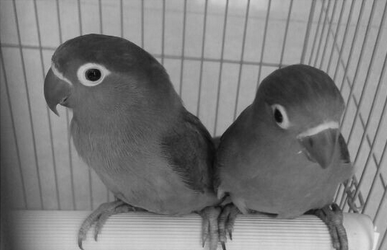
#> input picture blog36-jhbh/test.bmp, 387 x 250 px
$ python blog36-08-jx.py
#> lines starting #> are read from the running program, lines starting #| are printed output that depends on the picture
#encoding:utf-8
#By:Eastmount CSDN 2021-02-01
import cv2
import numpy as np
import matplotlib.pyplot as plt

#读取图片
img = cv2.imread('test.bmp')
#> img is the input picture: shape (250, 387, 3); min 8, max 231, mean 122.9
src = cv2.cvtColor(img,cv2.COLOR_BGR2RGB)

#图像翻转
img1 = cv2.flip(src, 0)   #参数=0以X轴为对称轴翻转
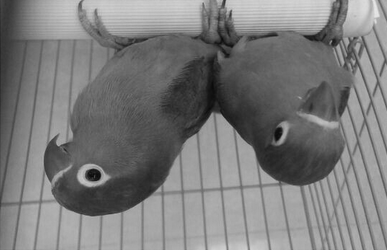
#> img1: shape (250, 387, 3); min 8, max 231, mean 122.9
img2 = cv2.flip(src, 1)   #参数>0以Y轴为对称轴翻转
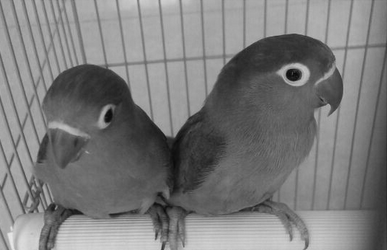
#> img2: shape (250, 387, 3); min 8, max 231, mean 122.9
img3 = cv2.flip(src, -1)  #参数<0X轴和Y轴翻转
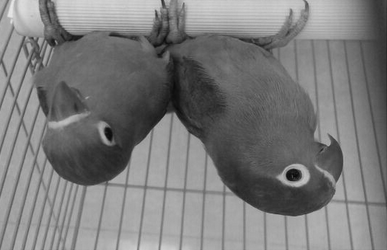
#> img3: shape (250, 387, 3); min 8, max 231, mean 122.9

#显示图形
titles = ['Source', 'Image1', 'Image2', 'Image3']
images = [src, img1, img2, img3]
for i in range(4):
   plt.subplot(2,2,i+1), plt.imshow(images[i], 'gray')
   plt.title(titles[i])
   plt.xticks([]),plt.yticks([])
plt.show()
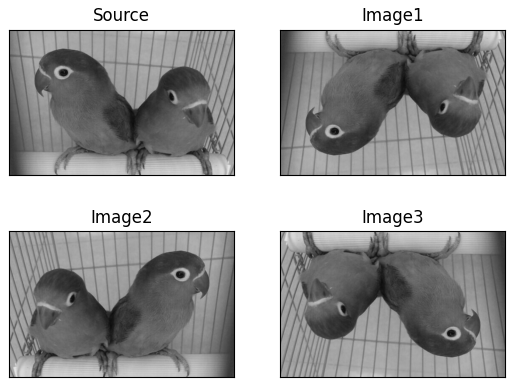
#> figure drawn by matplotlib, 4 panels
